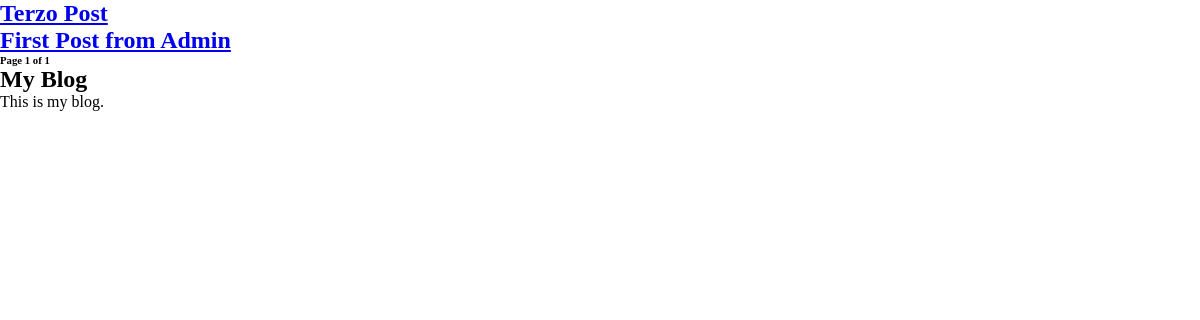
/blog/, run on an earlier commit of the app's database.
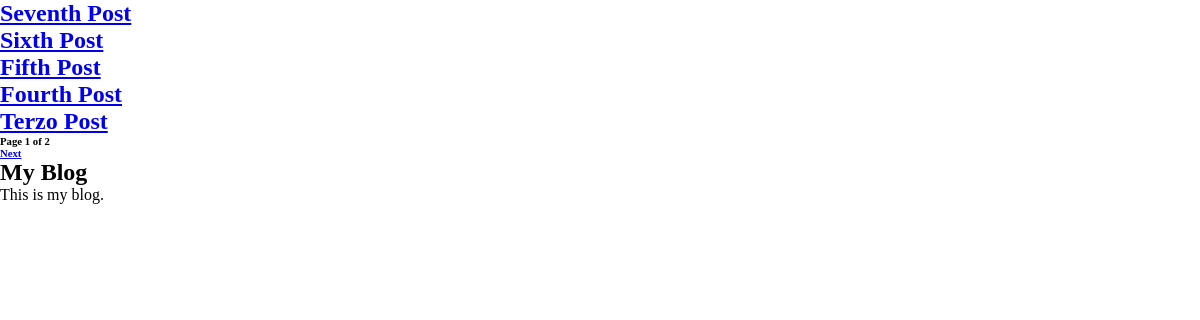
And on a later commit of the database.
### blog/models.py (models this page shows, shortened)
class Post(models.Model):
    STATUS_CHOICES = (
        ('draft', 'Draft'), ('published', 'Published'),
    )
    title = models.CharField(max_length=250)
    slug = models.SlugField(max_length=250, unique_for_date='publish')
    author = models.ForeignKey(User, on_delete=models.CASCADE, related_name='blog_posts')
    body = models.TextField()
    publish = models.DateTimeField(default=timezone.now)
    created = models.DateTimeField(auto_now_add=True)
    updated = models.DateTimeField(auto_now=True)
    status = models.CharField(max_length=10, choices=STATUS_CHOICES, default='draft')
    objects = models.Manager()
    published = PublishedManager()
    class Meta:
        ordering = ('-publish',)
    def get_absolute_url(self):
        return reverse('blog:post_detail', args=[self.publish.year, self.publish.month, self.publish.day, self.slug])

### blog/views.py (the view)
# urls.py: path('', views.post_list, name='post_list'),
def post_list(request):
    object_list = Post.published.all()
    paginator = Paginator(object_list, 5)
    page = request.GET.get('page')
    try:
        posts = paginator.page(page)
    except PageNotAnInteger:
        posts = paginator.page(1)
    except EmptyPage:
        posts = paginator.page(paginator.num_pages)
    return render(request, 'blog/post/list.html', {'page': page, 'posts': posts})

### blog/models.py (called while the page is built)
    def get_queryset(self):
        return super(PublishedManager, self).get_queryset().filter(status='published')

### blog/templates/blog/post/list.html (shortened to what this page needs)
{%extends "blog/base.html"%}
{%block content%}
    {%for post in posts%}
        <h2><a href="{{post.get_absolute_url}}">{{post.title}}</a></h2>
    {%endfor%}
    {%include "pagination.html" with page=posts%}
{%endblock%}

### blog/templates/blog/base.html (shortened to what this page needs)
{% load static %}
<!DOCTYPE html>
<html lang="en" dir="ltr">
    <head>
        <link rel="stylesheet" href="{% static "css/blog.css"%}">
    </head>
    <body>
        <main>
            {%block content%}
            {%endblock%}
        </main>
        <aside class="">
            <h2>My Blog</h2>
            <p>This is my blog.</p>
        </aside>
    </body>
</html>

### blog/templates/pagination.html (shortened to what this page needs)
<div class="pagination">
    <div class="step-links">
        <h6 class="current">
            Page {{page.number}} of {{page.paginator.num_pages}}
        </h6>
        {%if page.has_next%}
            <h6><a href="?page={{page.next_page_number}}">Next</a></h6>
        {%endif%}
    </div>
</div>

### blog/static/css/blog.css (style rules this page uses)
* { margin: 0; padding: 0; box-sizing: border-box; }

What changed in the data, as far as the page shows it:
no longer on this page (row unchanged): Post: title "First Post from Admin"
added Post: title "Seventh Post"
added Post: title "Sixth Post"
added Post: title "Fifth Post"
added Post: title "Fourth Post"
Also different on the page:
{{ page.paginator.num_pages }}: "1" → "2"
text now shown: "Next"
